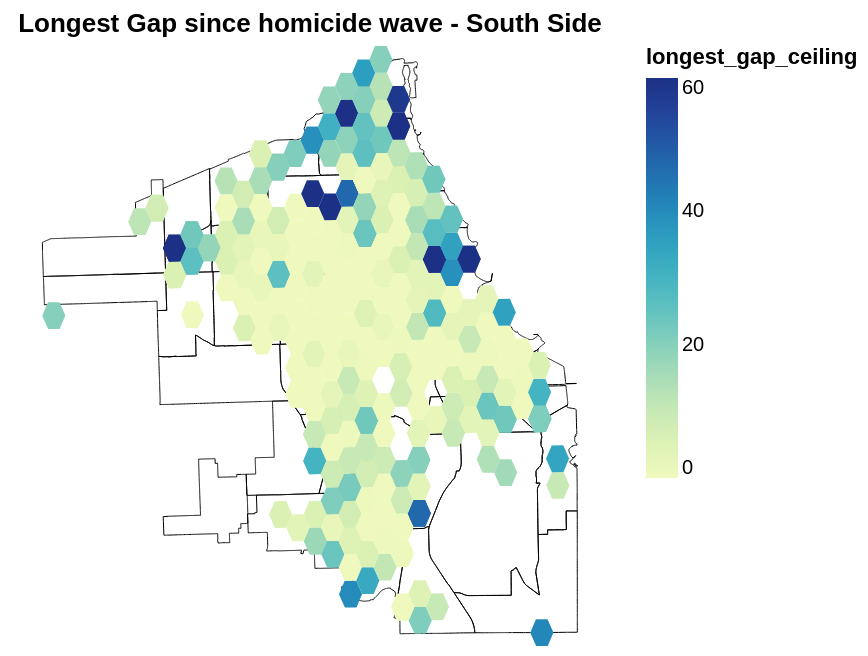

Notebook cell for this chart:
### Code cell
last_wave_end_south = alt.Chart(map_data_south[map_data_south['year']==1950].dropna(subset=['longest_gap']),
                           title=alt.Title('Longest Gap since homicide wave - South Side',
                                           )).mark_geoshape().encode(
    tooltip=['GRID_ID', 'longest_gap','last_wave_end'],
    color='longest_gap_ceiling:Q',
    opacity=alt.value(1)
).project(type='identity', reflectY=True).interactive()

last_wave_end_south = alt.layer(comm_chart, last_wave_end_south)

last_wave_end_south

### Figure 1 — Vega-Lite specification as saved in the notebook (floating-point values rounded to 4 significant figures; data arrays with more than 128 entries replaced by an {"elided": "..."} marker saying what was removed)
{"config": {"view": {"continuousWidth": 300, "continuousHeight": 300}}, "layer": [{"data": {"name": "data-758426c408f03eacf81f027940a10235"}, "mark": {"type": "geoshape", "fill": "none", "stroke": "black", "strokeWidth": 0.5}, "encoding": {"opacity": {"value": 1}}, "projection": {"reflectY": true, "type": "identity"}}, {"data": {"name": "data-838370179b3231f9d5fece091f15ce3e"}, "mark": {"type": "geoshape"}, "encoding": {"color": {"field": "longest_gap_ceiling", "type": "quantitative"}, "opacity": {"value": 1}, "tooltip": [{"field": "GRID_ID", "type": "nominal"}, {"field": "longest_gap", "type": "quantitative"}, {"field": "last_wave_end", "type": "nominal"}]}, "name": "view_12", "projection": {"reflectY": true, "type": "identity"}, "title": {"text": "Longest Gap since homicide wave - South Side"}}], "params": [{"name": "param_12", "select": {"type": "interval", "encodings": ["x", "y"]}, "bind": "scales", "views": ["view_12"]}], "$schema": "https://vega.github.io/schema/vega-lite/v5.20.1.json", "datasets": {"data-758426c408f03eacf81f027940a10235": [{"AREA": 0.0, "PERIMETER": 0.0, "COMAREA_": 0, "COMAREA_ID": 0, "AREA_NUMBE": "35", "COMMUNITY": "DOUGLAS", "AREA_NUM_1": "35", "SHAPE_AREA": 46000000.0, "SHAPE_LEN": 31030.0, "type": "Feature", "geometry": {"type": "MultiPolygon", "coordinates": {"elided": "1x1x352x2 float values"}}}, {"AREA": 0.0, "PERIMETER": 0.0, "COMAREA_": 0, "COMAREA_ID": 0, "AREA_NUMBE": "36", "COMMUNITY": "OAKLAND", "AREA_NUM_1": "36", "SHAPE_AREA": 16910000.0, "SHAPE_LEN": 19570.0, "type": "Feature", "geometry": {"type": "MultiPolygon", "coordinates": {"elided": "1x1x314x2 float values"}}}, {"AREA": 0.0, "PERIMETER": 0.0, "COMAREA_": 0, "COMAREA_ID": 0, "AREA_NUMBE": "37", "COMMUNITY": "FULLER PARK", "AREA_NUM_1": "37", "SHAPE_AREA": 19920000.0, "SHAPE_LEN": 25340.0, "type": "Feature", "geometry": {"type": "MultiPolygon", "coordinates": {"elided": "1x1x317x2 float values"}}}, {"AREA": 0.0, "PERIMETER": 0.0, "COMAREA_": 0, "COMAREA_ID": 0, "AREA_NUMBE": "38", "COMMUNITY": "GRAND BOULEVARD", "AREA_NUM_1": "38", "SHAPE_AREA": 48490000.0, "SHAPE_LEN": 28200.0, "type": "Feature", "geometry": {"type": "MultiPolygon", "coordinates": {"elided": "1x1x328x2 float values"}}}, {"AREA": 0.0, "PERIMETER": 0.0, "COMAREA_": 0, "COMAREA_ID": 0, "AREA_NUMBE": "39", "COMMUNITY": "KENWOOD", "AREA_NUM_1": "39", "SHAPE_AREA": 29070000.0, "SHAPE_LEN": 23330.0, "type": "Feature", "geometry": {"type": "MultiPolygon", "coordinates": {"elided": "1x1x693x2 float values"}}}, {"AREA": 0.0, "PERIMETER": 0.0, "COMAREA_": 0, "COMAREA_ID": 0, "AREA_NUMBE": "40", "COMMUNITY": "WASHINGTON PARK", "AREA_NUM_1": "40", "SHAPE_AREA": 42370000.0, "SHAPE_LEN": 28180.0, "type": "Feature", "geometry": {"type": "MultiPolygon", "coordinates": {"elided": "1x1x305x2 float values"}}}, {"AREA": 0.0, "PERIMETER": 0.0, "COMAREA_": 0, "COMAREA_ID": 0, "AREA_NUMBE": "41", "COMMUNITY": "HYDE PARK", "AREA_NUM_1": "41", "SHAPE_AREA": 45110000.0, "SHAPE_LEN": 29750.0, "type": "Feature", "geometry": {"type": "MultiPolygon", "coordinates": {"elided": "1x1x730x2 float values"}}}, {"AREA": 0.0, "PERIMETER": 0.0, "COMAREA_": 0, "COMAREA_ID": 0, "AREA_NUMBE": "42", "COMMUNITY": "WOODLAWN", "AREA_NUM_1": "42", "SHAPE_AREA": 57820000.0, "SHAPE_LEN": 46940.0, "type": "Feature", "geometry": {"type": "MultiPolygon", "coordinates": {"elided": "1x1x921x2 float values"}}}, {"AREA": 0.0, "PERIMETER": 0.0, "COMAREA_": 0, "COMAREA_ID": 0, "AREA_NUMBE": "33", "COMMUNITY": "NEAR SOUTH SIDE", "AREA_NUM_1": "33", "SHAPE_AREA": 49770000.0, "SHAPE_LEN": 45050.0, "type": "Feature", "geometry": {"type": "MultiPolygon", "coordinates": {"elided": "1x1x1488x2 float values"}}}, {"AREA": 0.0, "PERIMETER": 0.0, "COMAREA_": 0, "COMAREA_ID": 0, "AREA_NUMBE": "34", "COMMUNITY": "ARMOUR SQUARE", "AREA_NUM_1": "34", "SHAPE_AREA": 27770000.0, "SHAPE_LEN": 31950.0, "type": "Feature", "geometry": {"type": "MultiPolygon", "coordinates": {"elided": "1x1x360x2 float values"}}}, {"AREA": 0.0, "PERIMETER": 0.0, "COMAREA_": 0, "COMAREA_ID": 0, "AREA_NUMBE": "43", "COMMUNITY": "SOUTH SHORE", "AREA_NUM_1": "43", "SHAPE_AREA": 81810000.0, "SHAPE_LEN": 44250.0, "type": "Feature", "geometry": {"type": "MultiPolygon", "coordinates": {"elided": "1x1x1307x2 float values"}}}, {"AREA": 0.0, "PERIMETER": 0.0, "COMAREA_": 0, "COMAREA_ID": 0, "AREA_NUMBE": "44", "COMMUNITY": "CHATHAM", "AREA_NUM_1": "44", "SHAPE_AREA": 82320000.0, "SHAPE_LEN": 42010.0, "type": "Feature", "geometry": {"type": "MultiPolygon", "coordinates": {"elided": "1x1x619x2 float values"}}}, {"AREA": 0.0, "PERIMETER": 0.0, "COMAREA_": 0, "COMAREA_ID": 0, "AREA_NUMBE": "45", "COMMUNITY": "AVALON PARK", "AREA_NUM_1": "45", "SHAPE_AREA": 34850000.0, "SHAPE_LEN": 27630.0, "type": "Feature", "geometry": {"type": "MultiPolygon", "coordinates": {"elided": "1x1x348x2 float values"}}}, {"AREA": 0.0, "PERIMETER": 0.0, "COMAREA_": 0, "COMAREA_ID": 0, "AREA_NUMBE": "46", "COMMUNITY": "SOUTH CHICAGO", "AREA_NUM_1": "46", "SHAPE_AREA": 93270000.0, "SHAPE_LEN": 52440.0, "type": "Feature", "geometry": {"type": "MultiPolygon", "coordinates": {"elided": "1x1x1094x2 float values"}}}, {"AREA": 0.0, "PERIMETER": 0.0, "COMAREA_": 0, "COMAREA_ID": 0, "AREA_NUMBE": "47", "COMMUNITY": "BURNSIDE", "AREA_NUM_1": "47", "SHAPE_AREA": 17000000.0, "SHAPE_LEN": 18140.0, "type": "Feature", "geometry": {"type": "MultiPolygon", "coordinates": {"elided": "1x1x211x2 float values"}}}, {"AREA": 0.0, "PERIMETER": 0.0, "COMAREA_": 0, "COMAREA_ID": 0, "AREA_NUMBE": "48", "COMMUNITY": "CALUMET HEIGHTS", "AREA_NUM_1": "48", "SHAPE_AREA": 48830000.0, "SHAPE_LEN": 32930.0, "type": "Feature", "geometry": {"type": "MultiPolygon", "coordinates": {"elided": "1x1x361x2 float values"}}}, {"AREA": 0.0, "PERIMETER": 0.0, "COMAREA_": 0, "COMAREA_ID": 0, "AREA_NUMBE": "49", "COMMUNITY": "ROSELAND", "AREA_NUM_1": "49", "SHAPE_AREA": 134300000.0, "SHAPE_LEN": 56630.0, "type": "Feature", "geometry": {"type": "MultiPolygon", "coordinates": {"elided": "1x1x639x2 float values"}}}, {"AREA": 0.0, "PERIMETER": 0.0, "COMAREA_": 0, "COMAREA_ID": 0, "AREA_NUMBE": "50", "COMMUNITY": "PULLMAN", "AREA_NUM_1": "50", "SHAPE_AREA": 59000000.0, "SHAPE_LEN": 35570.0, "type": "Feature", "geometry": {"type": "MultiPolygon", "coordinates": {"elided": "1x1x378x2 float values"}}}, {"AREA": 0.0, "PERIMETER": 0.0, "COMAREA_": 0, "COMAREA_ID": 0, "AREA_NUMBE": "51", "COMMUNITY": "SOUTH DEERING", "AREA_NUM_1": "51", "SHAPE_AREA": 303800000.0, "SHAPE_LEN": 80390.0, "type": "Feature", "geometry": {"type": "MultiPolygon", "coordinates": {"elided": "1x1x769x2 float values"}}}, {"AREA": 0.0, "PERIMETER": 0.0, "COMAREA_": 0, "COMAREA_ID": 0, "AREA_NUMBE": "52", "COMMUNITY": "EAST SIDE", "AREA_NUM_1": "52", "SHAPE_AREA": 83240000.0, "SHAPE_LEN": 52270.0, "type": "Feature", "geometry": {"type": "MultiPolygon", "coordinates": {"elided": "1x1x932x2 float values"}}}, {"AREA": 0.0, "PERIMETER": 0.0, "COMAREA_": 0, "COMAREA_ID": 0, "AREA_NUMBE": "53", "COMMUNITY": "WEST PULLMAN", "AREA_NUM_1": "53", "SHAPE_AREA": 99370000.0, "SHAPE_LEN": 50020.0, "type": "Feature", "geometry": {"type": "MultiPolygon", "coordinates": {"elided": "1x1x1008x2 float values"}}}, {"AREA": 0.0, "PERIMETER": 0.0, "COMAREA_": 0, "COMAREA_ID": 0, "AREA_NUMBE": "54", "COMMUNITY": "RIVERDALE", "AREA_NUM_1": "54", "SHAPE_AREA": 98390000.0, "SHAPE_LEN": 46460.0, "type": "Feature", "geometry": {"type": "MultiPolygon", "coordinates": {"elided": "1x1x562x2 float values"}}}, {"AREA": 0.0, "PERIMETER": 0.0, "COMAREA_": 0, "COMAREA_ID": 0, "AREA_NUMBE": "55", "COMMUNITY": "HEGEWISCH", "AREA_NUM_1": "55", "SHAPE_AREA": 146000000.0, "SHAPE_LEN": 73690.0, "type": "Feature", "geometry": {"type": "MultiPolygon", "coordinates": {"elided": "1x1x530x2 float values"}}}, {"AREA": 0.0, "PERIMETER": 0.0, "COMAREA_": 0, "COMAREA_ID": 0, "AREA_NUMBE": "56", "COMMUNITY": "GARFIELD RIDGE", "AREA_NUM_1": "56", "SHAPE_AREA": 117900000.0, "SHAPE_LEN": 60080.0, "type": "Feature", "geometry": {"type": "MultiPolygon", "coordinates": {"elided": "1x1x1005x2 float values"}}}, {"AREA": 0.0, "PERIMETER": 0.0, "COMAREA_": 0, "COMAREA_ID": 0, "AREA_NUMBE": "57", "COMMUNITY": "ARCHER HEIGHTS", "AREA_NUM_1": "57", "SHAPE_AREA": 55920000.0, "SHAPE_LEN": 31880.0, "type": "Feature", "geometry": {"type": "MultiPolygon", "coordinates": {"elided": "1x1x364x2 float values"}}}, {"AREA": 0.0, "PERIMETER": 0.0, "COMAREA_": 0, "COMAREA_ID": 0, "AREA_NUMBE": "58", "COMMUNITY": "BRIGHTON PARK", "AREA_NUM_1": "58", "SHAPE_AREA": 75890000.0, "SHAPE_LEN": 36540.0, "type": "Feature", "geometry": {"type": "MultiPolygon", "coordinates": {"elided": "1x1x441x2 float values"}}}, {"AREA": 0.0, "PERIMETER": 0.0, "COMAREA_": 0, "COMAREA_ID": 0, "AREA_NUMBE": "59", "COMMUNITY": "MCKINLEY PARK", "AREA_NUM_1": "59", "SHAPE_AREA": 39430000.0, "SHAPE_LEN": 26010.0, "type": "Feature", "geometry": {"type": "MultiPolygon", "coordinates": {"elided": "1x1x255x2 float values"}}}, {"AREA": 0.0, "PERIMETER": 0.0, "COMAREA_": 0, "COMAREA_ID": 0, "AREA_NUMBE": "60", "COMMUNITY": "BRIDGEPORT", "AREA_NUM_1": "60", "SHAPE_AREA": 58290000.0, "SHAPE_LEN": 32730.0, "type": "Feature", "geometry": {"type": "MultiPolygon", "coordinates": {"elided": "1x1x336x2 float values"}}}, {"AREA": 0.0, "PERIMETER": 0.0, "COMAREA_": 0, "COMAREA_ID": 0, "AREA_NUMBE": "61", "COMMUNITY": "NEW CITY", "AREA_NUM_1": "61", "SHAPE_AREA": 134600000.0, "SHAPE_LEN": 48130.0, "type": "Feature", "geometry": {"type": "MultiPolygon", "coordinates": {"elided": "1x1x616x2 float values"}}}, {"AREA": 0.0, "PERIMETER": 0.0, "COMAREA_": 0, "COMAREA_ID": 0, "AREA_NUMBE": "62", "COMMUNITY": "WEST ELSDON", "AREA_NUM_1": "62", "SHAPE_AREA": 32710000.0, "SHAPE_LEN": 26230.0, "type": "Feature", "geometry": {"type": "MultiPolygon", "coordinates": {"elided": "1x1x386x2 float values"}}}, {"AREA": 0.0, "PERIMETER": 0.0, "COMAREA_": 0, "COMAREA_ID": 0, "AREA_NUMBE": "63", "COMMUNITY": "GAGE PARK", "AREA_NUM_1": "63", "SHAPE_AREA": 61280000.0, "SHAPE_LEN": 32290.0, "type": "Feature", "geometry": {"type": "MultiPolygon", "coordinates": {"elided": "1x1x367x2 float values"}}}, {"AREA": 0.0, "PERIMETER": 0.0, "COMAREA_": 0, "COMAREA_ID": 0, "AREA_NUMBE": "64", "COMMUNITY": "CLEARING", "AREA_NUM_1": "64", "SHAPE_AREA": 71150000.0, "SHAPE_LEN": 45360.0, "type": "Feature", "geometry": {"type": "MultiPolygon", "coordinates": {"elided": "1x1x535x2 float values"}}}, {"AREA": 0.0, "PERIMETER": 0.0, "COMAREA_": 0, "COMAREA_ID": 0, "AREA_NUMBE": "65", "COMMUNITY": "WEST LAWN", "AREA_NUM_1": "65", "SHAPE_AREA": 82320000.0, "SHAPE_LEN": 41930.0, "type": "Feature", "geometry": {"type": "MultiPolygon", "coordinates": {"elided": "1x1x520x2 float values"}}}, {"AREA": 0.0, "PERIMETER": 0.0, "COMAREA_": 0, "COMAREA_ID": 0, "AREA_NUMBE": "66", "COMMUNITY": "CHICAGO LAWN", "AREA_NUM_1": "66", "SHAPE_AREA": 98280000.0, "SHAPE_LEN": 40070.0, "type": "Feature", "geometry": {"type": "MultiPolygon", "coordinates": {"elided": "1x1x391x2 float values"}}}, {"AREA": 0.0, "PERIMETER": 0.0, "COMAREA_": 0, "COMAREA_ID": 0, "AREA_NUMBE": "67", "COMMUNITY": "WEST ENGLEWOOD", "AREA_NUM_1": "67", "SHAPE_AREA": 87950000.0, "SHAPE_LEN": 40200.0, "type": "Feature", "geometry": {"type": "MultiPolygon", "coordinates": {"elided": "1x1x393x2 float values"}}}, {"AREA": 0.0, "PERIMETER": 0.0, "COMAREA_": 0, "COMAREA_ID": 0, "AREA_NUMBE": "68", "COMMUNITY": "ENGLEWOOD", "AREA_NUM_1": "68", "SHAPE_AREA": 85650000.0, "SHAPE_LEN": 42320.0, "type": "Feature", "geometry": {"type": "MultiPolygon", "coordinates": {"elided": "1x1x539x2 float values"}}}, {"AREA": 0.0, "PERIMETER": 0.0, "COMAREA_": 0, "COMAREA_ID": 0, "AREA_NUMBE": "69", "COMMUNITY": "GREATER GRAND CROSSING", "AREA_NUM_1": "69", "SHAPE_AREA": 98850000.0, "SHAPE_LEN": 54650.0, "type": "Feature", "geometry": {"type": "MultiPolygon", "coordinates": {"elided": "1x1x800x2 float values"}}}, {"AREA": 0.0, "PERIMETER": 0.0, "COMAREA_": 0, "COMAREA_ID": 0, "AREA_NUMBE": "70", "COMMUNITY": "ASHBURN", "AREA_NUM_1": "70", "SHAPE_AREA": 135500000.0, "SHAPE_LEN": 54820.0, "type": "Feature", "geometry": {"type": "MultiPolygon", "coordinates": {"elided": "1x1x814x2 float values"}}}, {"AREA": 0.0, "PERIMETER": 0.0, "COMAREA_": 0, "COMAREA_ID": 0, "AREA_NUMBE": "71", "COMMUNITY": "AUBURN GRESHAM", "AREA_NUM_1": "71", "SHAPE_AREA": 105100000.0, "SHAPE_LEN": 46760.0, "type": "Feature", "geometry": {"type": "MultiPolygon", "coordinates": {"elided": "1x1x563x2 float values"}}}, {"AREA": 0.0, "PERIMETER": 0.0, "COMAREA_": 0, "COMAREA_ID": 0, "AREA_NUMBE": "72", "COMMUNITY": "BEVERLY", "AREA_NUM_1": "72", "SHAPE_AREA": 88780000.0, "SHAPE_LEN": 44590.0, "type": "Feature", "geometry": {"type": "MultiPolygon", "coordinates": {"elided": "1x1x502x2 float values"}}}, {"AREA": 0.0, "PERIMETER": 0.0, "COMAREA_": 0, "COMAREA_ID": 0, "AREA_NUMBE": "73", "COMMUNITY": "WASHINGTON HEIGHTS", "AREA_NUM_1": "73", "SHAPE_AREA": 79640000.0, "SHAPE_LEN": 42220.0, "type": "Feature", "geometry": {"type": "MultiPolygon", "coordinates": {"elided": "1x1x353x2 float values"}}}, {"AREA": 0.0, "PERIMETER": 0.0, "COMAREA_": 0, "COMAREA_ID": 0, "AREA_NUMBE": "74", "COMMUNITY": "MOUNT GREENWOOD", "AREA_NUM_1": "74", "SHAPE_AREA": 75580000.0, "SHAPE_LEN": 48670.0, "type": "Feature", "geometry": {"type": "MultiPolygon", "coordinates": {"elided": "1x1x735x2 float values"}}}, {"AREA": 0.0, "PERIMETER": 0.0, "COMAREA_": 0, "COMAREA_ID": 0, "AREA_NUMBE": "75", "COMMUNITY": "MORGAN PARK", "AREA_NUM_1": "75", "SHAPE_AREA": 91880000.0, "SHAPE_LEN": 46400.0, "type": "Feature", "geometry": {"type": "MultiPolygon", "coordinates": {"elided": "1x1x617x2 float values"}}}], "data-838370179b3231f9d5fece091f15ce3e": {"elided": "403 records"}}}
